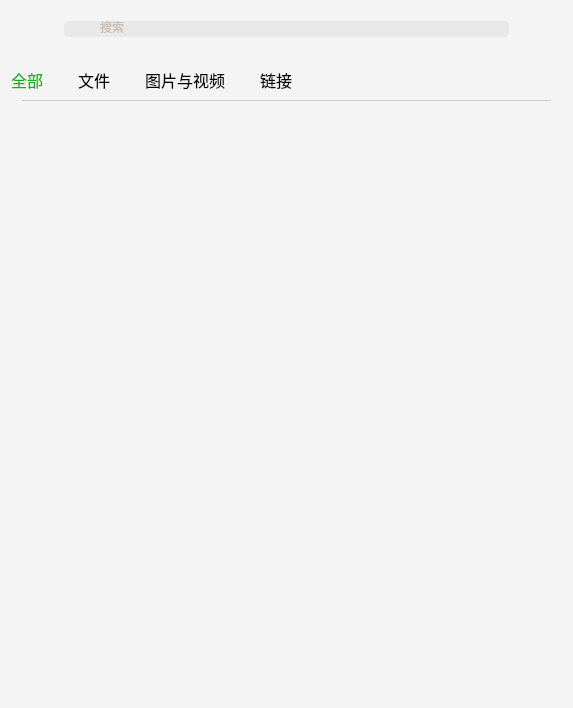
<?xml version="1.0" encoding="UTF-8"?>
<ui version="4.0">
 <class>ChatRecordDialog</class>
 <widget class="QDialog" name="ChatRecordDialog">
  <property name="geometry">
   <rect>
    <x>0</x>
    <y>0</y>
    <width>573</width>
    <height>708</height>
   </rect>
  </property>
  <property name="minimumSize">
   <size>
    <width>573</width>
    <height>708</height>
   </size>
  </property>
  <property name="maximumSize">
   <size>
    <width>573</width>
    <height>708</height>
   </size>
  </property>
  <property name="windowTitle">
   <string>Dialog</string>
  </property>
  <property name="styleSheet">
   <string notr="true">border: none;
  background: #f4f4f4;
  margin: 1px;</string>
  </property>
  <layout class="QVBoxLayout" name="verticalLayout">
   <item>
    <widget class="QWidget" name="topBarWidget" native="true">
     <layout class="QGridLayout" name="gridLayout_3">
      <property name="leftMargin">
       <number>52</number>
      </property>
      <property name="rightMargin">
       <number>52</number>
      </property>
      <property name="bottomMargin">
       <number>26</number>
      </property>
      <property name="spacing">
       <number>0</number>
      </property>
      <item row="0" column="0">
       <widget class="QWidget" name="searchWidget" native="true">
        <property name="styleSheet">
         <string notr="true">  background: rgb(232, 232, 232);
  border-radius: 5px;</string>
        </property>
        <layout class="QGridLayout" name="gridLayout_2">
         <property name="leftMargin">
          <number>0</number>
         </property>
         <property name="topMargin">
          <number>0</number>
         </property>
         <property name="rightMargin">
          <number>0</number>
         </property>
         <property name="bottomMargin">
          <number>0</number>
         </property>
         <property name="spacing">
          <number>0</number>
         </property>
         <item row="0" column="0">
          <widget class="QPushButton" name="pushButton">
           <property name="text">
            <string/>
           </property>
           <property name="icon">
            <iconset resource="../res.qrc">
             <normaloff>:/images/search2.svg</normaloff>:/images/search2.svg</iconset>
           </property>
          </widget>
         </item>
         <item row="0" column="1">
          <widget class="QLineEdit" name="lineEdit">
           <property name="styleSheet">
            <string notr="true">font: 11pt &quot;Microsoft YaHei UI&quot;;
color: rgb(205, 187, 178);</string>
           </property>
           <property name="text">
            <string>搜索</string>
           </property>
          </widget>
         </item>
        </layout>
       </widget>
      </item>
     </layout>
    </widget>
   </item>
   <item>
    <widget class="QTabWidget" name="chatBoxTabWidget">
     <property name="font">
      <font>
       <family>Microsoft YaHei UI</family>
       <pointsize>12</pointsize>
       <weight>50</weight>
       <bold>false</bold>
       <underline>false</underline>
       <strikeout>false</strikeout>
       <kerning>true</kerning>
      </font>
     </property>
     <property name="mouseTracking">
      <bool>false</bool>
     </property>
     <property name="styleSheet">
      <string notr="true">QTabWidget::tab-bar {
    alignment: center;
}

QTabWidget::pane {
    border: none;
    background-color: rgb(245, 245, 245);
}

QTabBar::tab {
	border: none;
    margin-right:35;
    font: 12pt &quot;Microsoft YaHei UI&quot;;
}
QTabBar::tab:selected {
    color: rgb(26,173,25); /* 选中的Tab标题颜色为绿色 */
}


</string>
     </property>
     <property name="currentIndex">
      <number>0</number>
     </property>
     <property name="usesScrollButtons">
      <bool>true</bool>
     </property>
     <widget class="QWidget" name="allChatWidget">
      <property name="styleSheet">
       <string notr="true"/>
      </property>
      <attribute name="title">
       <string>全部</string>
      </attribute>
      <layout class="QVBoxLayout" name="verticalLayout_2">
       <item>
        <widget class="Line" name="line">
         <property name="styleSheet">
          <string notr="true">border: none;
  background: #ccc;</string>
         </property>
         <property name="orientation">
          <enum>Qt::Horizontal</enum>
         </property>
        </widget>
       </item>
       <item>
        <widget class="QListWidget" name="chatListWidget">
         <property name="minimumSize">
          <size>
           <width>551</width>
           <height>619</height>
          </size>
         </property>
         <property name="styleSheet">
          <string notr="true">border: none;
  background: #f4f4f4;
  margin: 1px;</string>
         </property>
        </widget>
       </item>
      </layout>
     </widget>
     <widget class="QWidget" name="tab_2">
      <attribute name="title">
       <string>文件</string>
      </attribute>
     </widget>
     <widget class="QWidget" name="tab_3">
      <attribute name="title">
       <string>图片与视频</string>
      </attribute>
     </widget>
     <widget class="QWidget" name="tab_4">
      <attribute name="title">
       <string>链接</string>
      </attribute>
     </widget>
    </widget>
   </item>
  </layout>
 </widget>
 <resources>
  <include location="../res.qrc"/>
 </resources>
 <connections/>
</ui>
